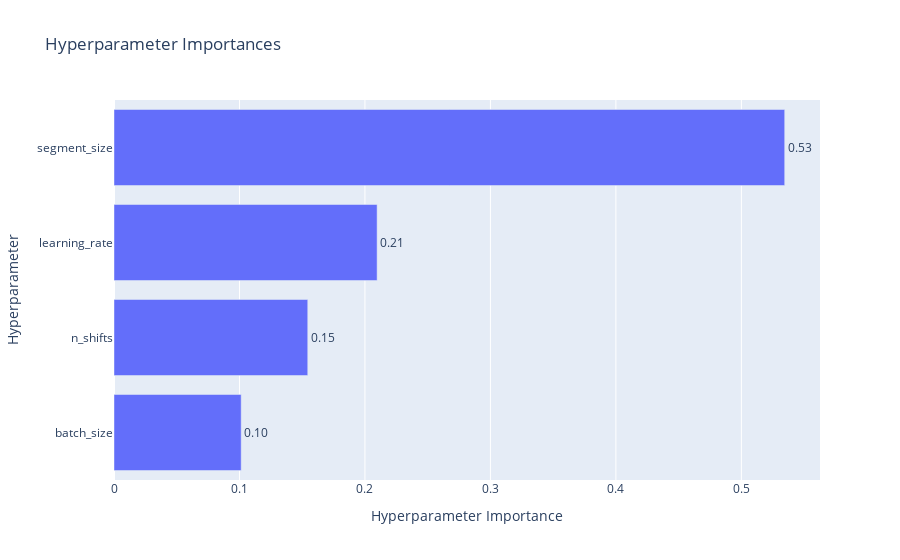

Notebook cell for this chart:
### Code cell
fig2 = vis.plot_param_importances(study)
fig2.show()

### Figure 1 — Plotly figure (JSON) as saved in the notebook; plotly's stock layout.template omitted (floating-point values rounded to 4 significant figures)
{"data": [{"cliponaxis": false, "hovertemplate": ["batch_size (IntDistribution): 0.10135499801039524<extra></extra>", "n_shifts (IntDistribution): 0.15441989641235523<extra></extra>", "learning_rate (FloatDistribution): 0.20969944268734075<extra></extra>", "segment_size (IntDistribution): 0.5345256628899088<extra></extra>"], "name": "Objective Value", "orientation": "h", "text": ["0.10", "0.15", "0.21", "0.53"], "textposition": "outside", "x": [0.1014, 0.1544, 0.2097, 0.5345], "y": ["batch_size", "n_shifts", "learning_rate", "segment_size"], "type": "bar"}], "layout": {"title": {"text": "Hyperparameter Importances"}, "xaxis": {"title": {"text": "Hyperparameter Importance"}}, "yaxis": {"title": {"text": "Hyperparameter"}}}}
